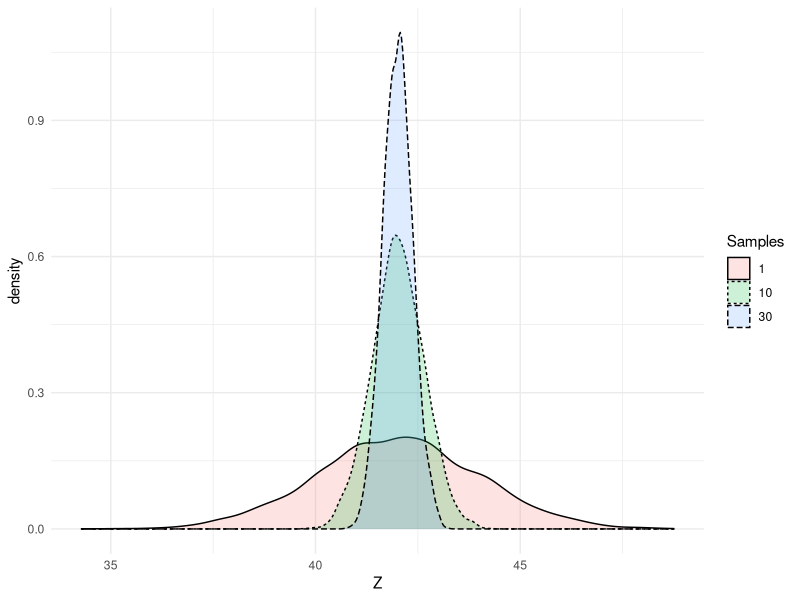
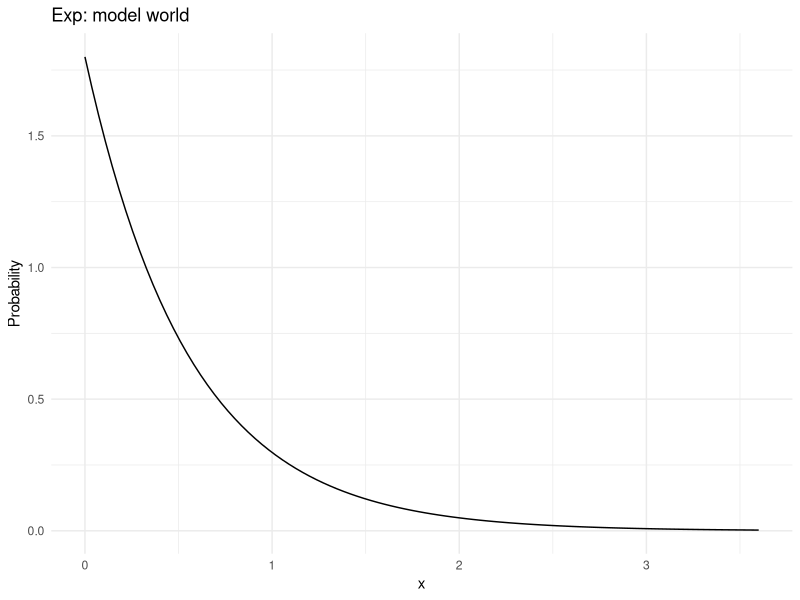
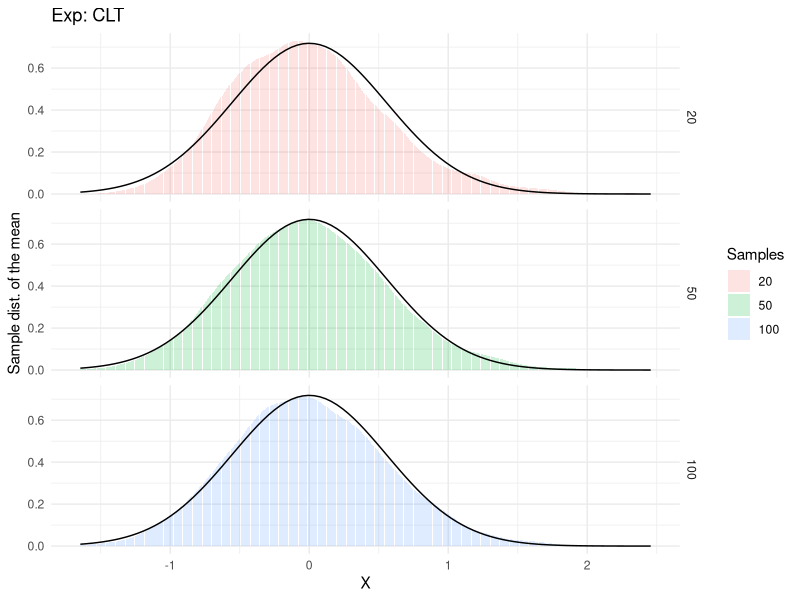

Write R code to recreate these figures, in order.
## ---- chunk 1
knitr::opts_chunk$set(echo = TRUE)
library(tidyverse)
#library(ggthemes)
## ---- chunk 2
true_mu <- 42
Zbar <- function(n) mean(rnorm(n, mean = true_mu, sd = 2))
df <- data.frame(Z = c(rnorm(5000, mean = true_mu, sd = 2),
                       replicate(5000, Zbar(10)),
                       replicate(5000, Zbar(30))),
                 Samples = factor(c(rep(1, 5000), rep(10, 5000), rep(30, 5000))))
ggplot(df, aes(Z, fill = Samples, linetype = Samples)) + geom_density(alpha = .2) + theme_minimal()
## ---- chunk 3
# True parameters, try changing them
rate = 1.8
# Don't change this
true_mu = 1/rate
true_var = 1/rate^2
X <- seq(from = 0, to = 2*rate, length.out = 100)
ggplot(data.frame(x=X, Probability=dexp(X, rate)), aes(x, Probability)) + 
  geom_line() + theme_minimal() + ggtitle("Exp: model world")
## ---- chunk 4
Xbar <- function(n) sqrt(n) * (mean(rexp(n, rate)) - true_mu)
df <- data.frame(X = c(replicate(5000, Xbar(20)),
                       replicate(5000, Xbar(50)),
                       replicate(5000, Xbar(100))),
                 Samples = factor(c(rep(20, 5000), rep(50, 5000), rep(100, 5000))))
ggplot(df, aes(X, fill = Samples)) + 
  geom_bar(alpha = .2, stat = "density", position = "identity") + 
  theme_minimal() + ylab("Sample dist. of the mean") + theme_minimal() +
  stat_function(fun = dnorm, args = list(sd = sqrt(true_var))) +
  facet_grid(Samples~.) + ggtitle("Exp: CLT") 
